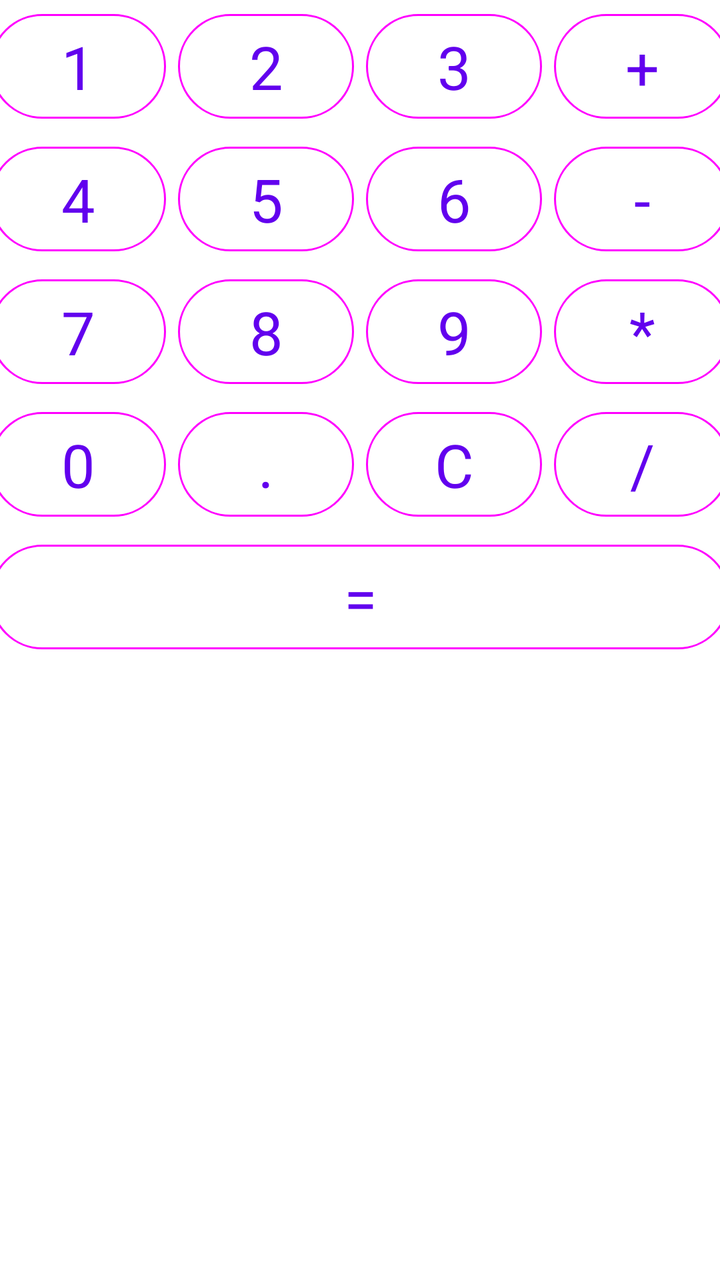
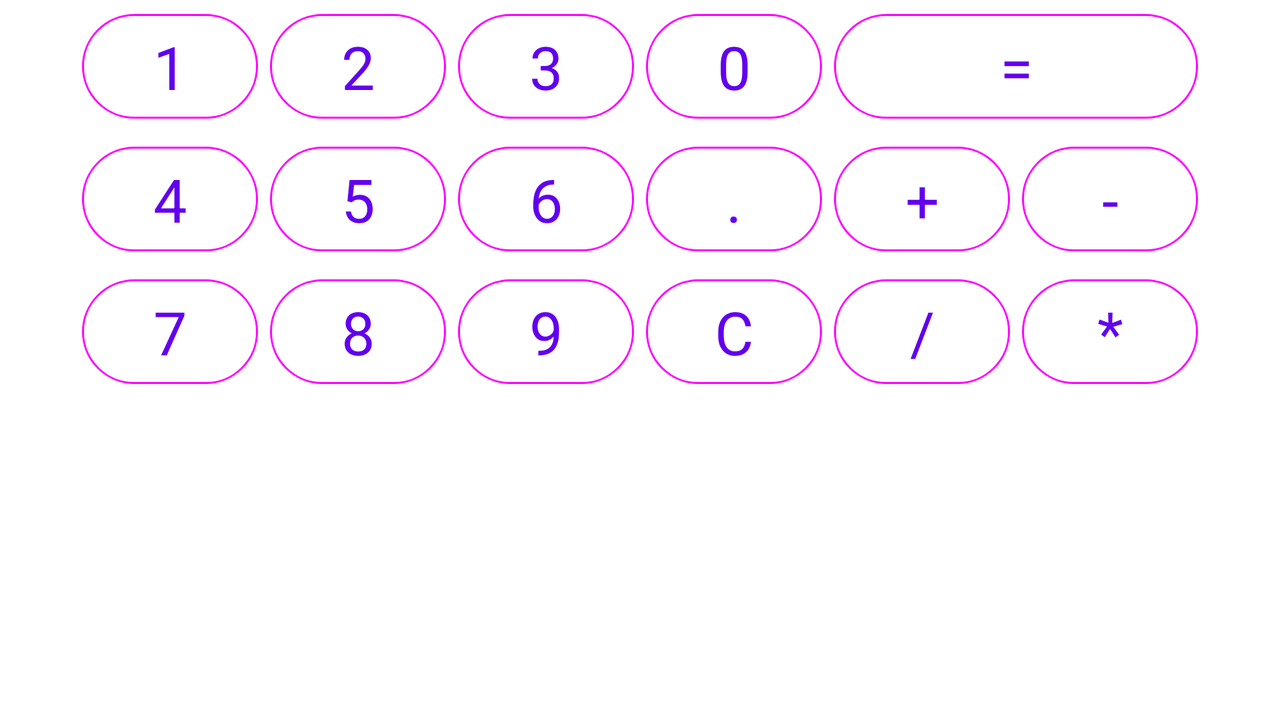

One screen, two layout resources from the same app: the default and the repository's alternative for another configuration. Each is rendered where Android would select it; the XML of both is given below.
<!-- AndroidManifest.xml: application theme MyTheme -->
<!-- res/layout/keyboard_layout.xml -->
<?xml version="1.0" encoding="utf-8"?>
<TableLayout xmlns:android="http://schemas.android.com/apk/res/android"
    xmlns:tools="http://schemas.android.com/tools"
    android:layout_width="match_parent"
    android:layout_height="match_parent"
    tools:context=".MainActivity">

    <TableRow
        android:gravity="center">

        <com.google.android.material.button.MaterialButton
            android:id="@+id/btn_1"
            android:layout_width="wrap_content"
            android:layout_margin="@dimen/margin_button"
            android:layout_height="wrap_content"
            android:textSize="@dimen/button_size"
            android:text="@string/button_1_text"/>

        <com.google.android.material.button.MaterialButton
            android:id="@+id/btn_2"
            android:layout_width="wrap_content"
            android:layout_height="wrap_content"
            android:layout_margin="@dimen/margin_button"
            android:textSize="@dimen/button_size"
            android:text="@string/button_2_text"/>

        <com.google.android.material.button.MaterialButton
            android:id="@+id/btn_3"
            android:layout_width="wrap_content"
            android:layout_height="wrap_content"
            android:layout_margin="@dimen/margin_button"
            android:textSize="@dimen/button_size"
            android:text="@string/button_3_text"/>

        <com.google.android.material.button.MaterialButton
            android:id="@+id/btn_add"
            android:layout_width="wrap_content"
            android:layout_height="wrap_content"
            android:layout_margin="@dimen/margin_button"
            android:textSize="@dimen/button_size"
            android:text="@string/button_add_text"/>
    </TableRow>

    <TableRow
        android:gravity="center">

        <com.google.android.material.button.MaterialButton
            android:id="@+id/btn_4"
            android:layout_width="wrap_content"
            android:layout_height="wrap_content"
            android:layout_margin="@dimen/margin_button"
            android:textSize="@dimen/button_size"
            android:text="@string/button_4_text"/>

        <com.google.android.material.button.MaterialButton
            android:id="@+id/btn_5"
            android:layout_width="wrap_content"
            android:layout_height="wrap_content"
            android:layout_margin="@dimen/margin_button"
            android:textSize="@dimen/button_size"
            android:text="@string/button_5_text"/>

        <com.google.android.material.button.MaterialButton
            android:id="@+id/btn_6"
            android:layout_width="wrap_content"
            android:layout_height="wrap_content"
            android:layout_margin="@dimen/margin_button"
            android:textSize="@dimen/button_size"
            android:text="@string/button_6_text"
            />

        <com.google.android.material.button.MaterialButton
            android:id="@+id/btn_sub"
            android:layout_width="wrap_content"
            android:layout_height="wrap_content"
            android:layout_margin="@dimen/margin_button"
            android:textSize="@dimen/button_size"
            android:text="@string/button_sub_text"/>
    </TableRow>

    <TableRow
        android:gravity="center">

        <com.google.android.material.button.MaterialButton
            android:id="@+id/btn_7"
            android:layout_width="wrap_content"
            android:layout_height="wrap_content"
            android:layout_margin="@dimen/margin_button"
            android:textSize="@dimen/button_size"
            android:text="@string/button_7_text"/>

        <com.google.android.material.button.MaterialButton
            android:id="@+id/btn_8"
            android:layout_width="wrap_content"
            android:layout_height="wrap_content"
            android:layout_margin="@dimen/margin_button"
            android:textSize="@dimen/button_size"
            android:text="@string/button_8_text"/>

        <com.google.android.material.button.MaterialButton
            android:id="@+id/btn_9"
            android:layout_width="wrap_content"
            android:layout_height="wrap_content"
            android:layout_margin="@dimen/margin_button"
            android:textSize="@dimen/button_size"
            android:text="@string/button_9_text"/>

        <com.google.android.material.button.MaterialButton
            android:id="@+id/btn_mul"
            android:layout_width="wrap_content"
            android:layout_height="wrap_content"
            android:layout_margin="@dimen/margin_button"
            android:textSize="@dimen/button_size"
            android:text="@string/button_mul_text"/>
    </TableRow>

    <TableRow
        android:gravity="center">

        <com.google.android.material.button.MaterialButton
            android:id="@+id/btn_0"
            android:layout_width="wrap_content"
            android:layout_height="wrap_content"
            android:layout_margin="@dimen/margin_button"
            android:textSize="@dimen/button_size"
            android:text="@string/button_0_text"/>

        <com.google.android.material.button.MaterialButton
            android:id="@+id/btn_point"
            android:layout_width="wrap_content"
            android:layout_height="wrap_content"
            android:layout_margin="@dimen/margin_button"
            android:textSize="@dimen/button_size"
            android:text="@string/button_point_text"/>

        <com.google.android.material.button.MaterialButton
            android:id="@+id/btn_reset"
            android:layout_width="wrap_content"
            android:layout_height="wrap_content"
            android:layout_margin="@dimen/margin_button"
            android:textSize="@dimen/button_size"
            android:text="@string/button_reset_text"/>

        <com.google.android.material.button.MaterialButton
            android:id="@+id/btn_div"
            android:layout_width="wrap_content"
            android:layout_height="wrap_content"
            android:layout_margin="@dimen/margin_button"
            android:textSize="@dimen/button_size"
            android:text="@string/button_div_text"/>
    </TableRow>

    <TableRow
        android:gravity="center">

        <com.google.android.material.button.MaterialButton
            android:layout_span="4"
            android:id="@+id/btn_result"
            android:layout_width="wrap_content"
            android:layout_height="wrap_content"
            android:layout_margin="@dimen/margin_button"
            android:textSize="@dimen/button_size"
            android:text="@string/button_result_text"/>
    </TableRow>

</TableLayout>
<!-- resources referenced by this layout -->
<resources>
  <dimen name="button_size">30sp</dimen>
  <dimen name="margin_button">3dp</dimen>
  <string name="button_0_text">0</string>
  <string name="button_1_text">1</string>
  <string name="button_2_text">2</string>
  <string name="button_3_text">3</string>
  <string name="button_4_text">4</string>
  <string name="button_5_text">5</string>
  <string name="button_6_text">6</string>
  <string name="button_7_text">7</string>
  <string name="button_8_text">8</string>
  <string name="button_9_text">9</string>
  <string name="button_add_text">+</string>
  <string name="button_div_text">/</string>
  <string name="button_mul_text">*</string>
  <string name="button_point_text">.</string>
  <string name="button_reset_text">C</string>
  <string name="button_result_text">=</string>
  <string name="button_sub_text">-</string>
  <style name="MyTheme" parent="Theme.HelloWorld">
          <item name="materialButtonStyle">@style/Widget.Material3.Button.OutlinedButton</item>
      </style>
  <style name="Theme.HelloWorld" parent="Theme.MaterialComponents.DayNight.DarkActionBar">
          
          <item name="colorPrimary">@color/purple_500</item>
          <item name="colorPrimaryVariant">@color/purple_700</item>
          <item name="colorOnPrimary">@color/white</item>
          
          <item name="colorSecondary">@color/teal_200</item>
          <item name="colorSecondaryVariant">@color/teal_700</item>
          <item name="colorOnSecondary">@color/black</item>
          
          <item name="android:statusBarColor">?attr/colorPrimaryVariant</item>
          
          <item name="cornerRadius">35dp</item>
      </style>
</resources>
<!-- res/layout-land/keyboard_layout.xml (the repository's variant of the layout above) -->
<!-- drawn on the phone turned sideways -->
<?xml version="1.0" encoding="utf-8"?>
<TableLayout xmlns:android="http://schemas.android.com/apk/res/android"
    xmlns:tools="http://schemas.android.com/tools"
    android:layout_width="match_parent"
    android:layout_height="match_parent"
    tools:context=".MainActivity">

    <TableRow
        android:gravity="center">

        <com.google.android.material.button.MaterialButton
            android:id="@+id/btn_1"
            android:layout_width="wrap_content"
            android:layout_margin="@dimen/margin_button"
            android:layout_height="wrap_content"
            android:textSize="@dimen/button_size"
            android:text="@string/button_1_text" />

        <com.google.android.material.button.MaterialButton
            android:id="@+id/btn_2"
            android:layout_width="wrap_content"
            android:layout_height="wrap_content"
            android:layout_margin="@dimen/margin_button"
            android:textSize="@dimen/button_size"
            android:text="@string/button_2_text" />

        <com.google.android.material.button.MaterialButton
            android:id="@+id/btn_3"
            android:layout_width="wrap_content"
            android:layout_height="wrap_content"
            android:layout_margin="@dimen/margin_button"
            android:textSize="@dimen/button_size"
            android:text="@string/button_3_text" />
        <com.google.android.material.button.MaterialButton
            android:id="@+id/btn_0"
            android:layout_width="wrap_content"
            android:layout_height="wrap_content"
            android:layout_margin="@dimen/margin_button"
            android:textSize="@dimen/button_size"
            android:text="@string/button_0_text" />

        <com.google.android.material.button.MaterialButton
            android:layout_span="4"
            android:id="@+id/btn_result"
            android:layout_width="wrap_content"
            android:layout_height="wrap_content"
            android:layout_margin="@dimen/margin_button"
            android:textSize="@dimen/button_size"
            android:text="@string/button_result_text" />

    </TableRow>

    <TableRow
        android:gravity="center">

        <com.google.android.material.button.MaterialButton
            android:id="@+id/btn_4"
            android:layout_width="wrap_content"
            android:layout_height="wrap_content"
            android:layout_margin="@dimen/margin_button"
            android:textSize="@dimen/button_size"
            android:text="@string/button_4_text" />

        <com.google.android.material.button.MaterialButton
            android:id="@+id/btn_5"
            android:layout_width="wrap_content"
            android:layout_height="wrap_content"
            android:layout_margin="@dimen/margin_button"
            android:textSize="@dimen/button_size"
            android:text="@string/button_5_text" />

        <com.google.android.material.button.MaterialButton
            android:id="@+id/btn_6"
            android:layout_width="wrap_content"
            android:layout_height="wrap_content"
            android:layout_margin="@dimen/margin_button"
            android:textSize="@dimen/button_size"
            android:text="@string/button_6_text" />

        <com.google.android.material.button.MaterialButton
            android:id="@+id/btn_point"
            android:layout_width="wrap_content"
            android:layout_height="wrap_content"
            android:layout_margin="@dimen/margin_button"
            android:textSize="@dimen/button_size"
            android:text="@string/button_point_text" />

        <com.google.android.material.button.MaterialButton
            android:id="@+id/btn_add"
            android:layout_width="wrap_content"
            android:layout_height="wrap_content"
            android:layout_margin="@dimen/margin_button"
            android:textSize="@dimen/button_size"
            android:text="@string/button_add_text" />

        <com.google.android.material.button.MaterialButton
            android:id="@+id/btn_sub"
            android:layout_width="wrap_content"
            android:layout_height="wrap_content"
            android:layout_margin="@dimen/margin_button"
            android:textSize="@dimen/button_size"
            android:text="@string/button_sub_text" />
    </TableRow>

    <TableRow
        android:gravity="center">

        <com.google.android.material.button.MaterialButton
            android:id="@+id/btn_7"
            android:layout_width="wrap_content"
            android:layout_height="wrap_content"
            android:layout_margin="@dimen/margin_button"
            android:textSize="@dimen/button_size"
            android:text="@string/button_7_text" />

        <com.google.android.material.button.MaterialButton
            android:id="@+id/btn_8"
            android:layout_width="wrap_content"
            android:layout_height="wrap_content"
            android:layout_margin="@dimen/margin_button"
            android:textSize="@dimen/button_size"
            android:text="@string/button_8_text" />

        <com.google.android.material.button.MaterialButton
            android:id="@+id/btn_9"
            android:layout_width="wrap_content"
            android:layout_height="wrap_content"
            android:layout_margin="@dimen/margin_button"
            android:textSize="@dimen/button_size"
            android:text="@string/button_9_text" />

        <com.google.android.material.button.MaterialButton
            android:id="@+id/btn_reset"
            android:layout_width="wrap_content"
            android:layout_height="wrap_content"
            android:layout_margin="@dimen/margin_button"
            android:textSize="@dimen/button_size"
            android:text="@string/button_reset_text" />

        <com.google.android.material.button.MaterialButton
            android:id="@+id/btn_div"
            android:layout_width="wrap_content"
            android:layout_height="wrap_content"
            android:layout_margin="@dimen/margin_button"
            android:textSize="@dimen/button_size"
            android:text="@string/button_div_text" />

        <com.google.android.material.button.MaterialButton
            android:id="@+id/btn_mul"
            android:layout_width="wrap_content"
            android:layout_height="wrap_content"
            android:layout_margin="@dimen/margin_button"
            android:textSize="@dimen/button_size"
            android:text="@string/button_mul_text" />
    </TableRow>

</TableLayout>
<!-- resources referenced by the variant -->
<!-- as the phone turned sideways resolves them -->
<resources>
  <!-- from res/values-land/ -->
  <dimen name="button_size">30sp</dimen>
  <!-- from res/values-land/ -->
  <dimen name="margin_button">3dp</dimen>
  <string name="button_0_text">0</string>
  <string name="button_1_text">1</string>
  <string name="button_2_text">2</string>
  <string name="button_3_text">3</string>
  <string name="button_4_text">4</string>
  <string name="button_5_text">5</string>
  <string name="button_6_text">6</string>
  <string name="button_7_text">7</string>
  <string name="button_8_text">8</string>
  <string name="button_9_text">9</string>
  <string name="button_add_text">+</string>
  <string name="button_div_text">/</string>
  <string name="button_mul_text">*</string>
  <string name="button_point_text">.</string>
  <string name="button_reset_text">C</string>
  <string name="button_result_text">=</string>
  <string name="button_sub_text">-</string>
  <style name="MyTheme" parent="Theme.HelloWorld">
          <item name="materialButtonStyle">@style/Widget.Material3.Button.OutlinedButton</item>
      </style>
  <style name="Theme.HelloWorld" parent="Theme.MaterialComponents.DayNight.DarkActionBar">
          
          <item name="colorPrimary">@color/purple_500</item>
          <item name="colorPrimaryVariant">@color/purple_700</item>
          <item name="colorOnPrimary">@color/white</item>
          
          <item name="colorSecondary">@color/teal_200</item>
          <item name="colorSecondaryVariant">@color/teal_700</item>
          <item name="colorOnSecondary">@color/black</item>
          
          <item name="android:statusBarColor">?attr/colorPrimaryVariant</item>
          
          <item name="cornerRadius">35dp</item>
      </style>
</resources>
